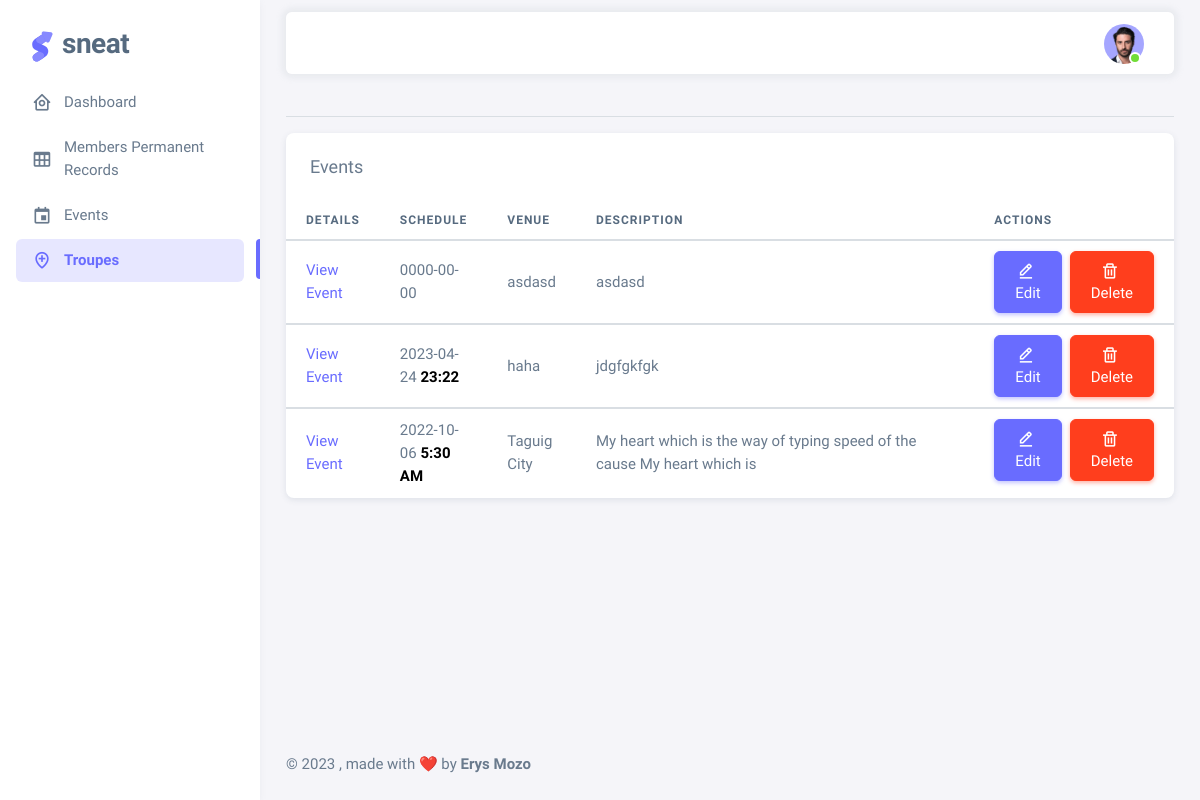
Page /pages/view-troupe-event.php (signed in) on the earlier database version.
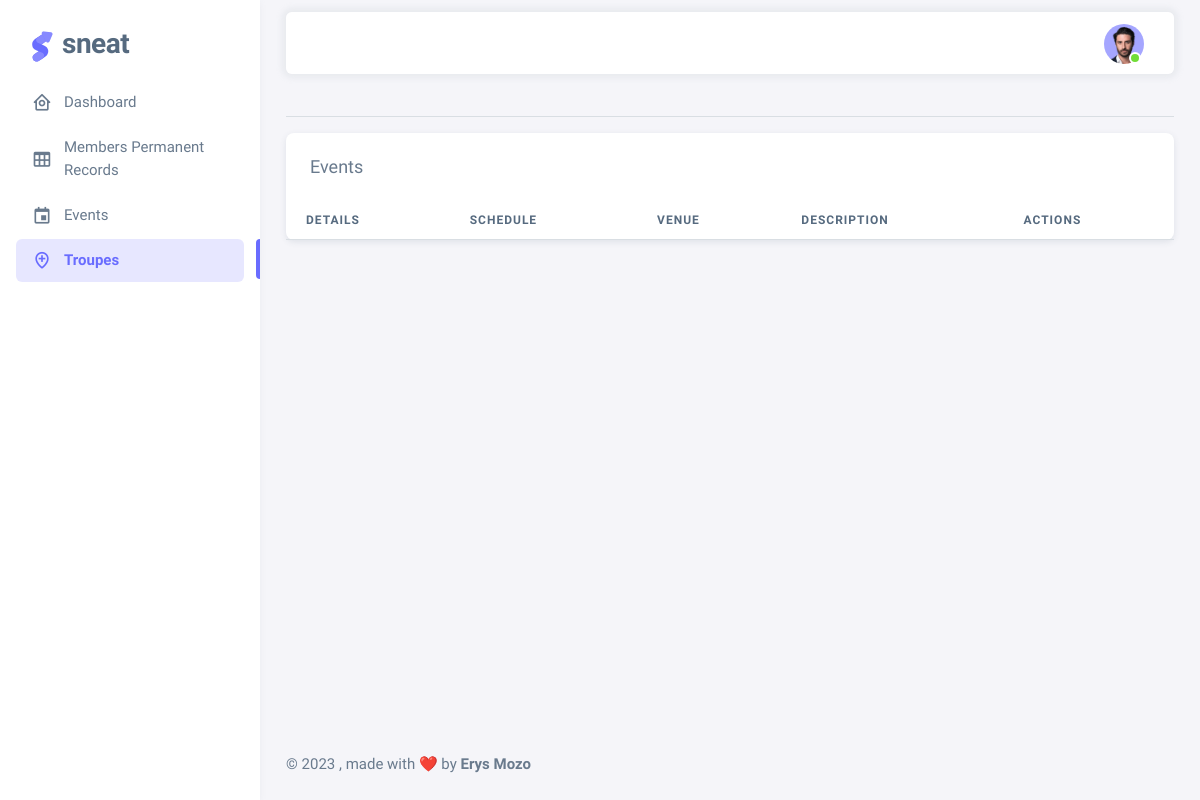
Same page on the later database version.
### tables this page shows
CREATE TABLE `events` (
  `id` int(11) NOT NULL,
  `troup_id` int(11) NOT NULL,
  `event` varchar(255) NOT NULL,
  `event_title` varchar(255) DEFAULT NULL,
  `description` varchar(80) DEFAULT NULL,
  `time` varchar(255) NOT NULL,
  `schedule` date DEFAULT NULL,
  `banner_img` varchar(255) DEFAULT NULL,
  `troupe` varchar(255) DEFAULT NULL
);

### pages/view-troupe-event.php (the view, shortened to what this page needs)
<?php
 require "../includes/view/header.php";
?>
    <div class="layout-wrapper layout-content-navbar">
      <div class="layout-container">
        <aside id="layout-menu" class="layout-menu menu-vertical menu bg-menu-theme">
            <div class="app-brand demo">
            <a href="dashboard.php" class="app-brand-link">
                <span class="app-brand-logo demo">
                </span>
                <span class="app-brand-text demo menu-text fw-bolder ms-2">Sneat</span>
            </a>
            </div>
            <ul class="menu-inner py-1">
            <li class="menu-item">
                <a href="dashboard.php" class="menu-link">
                <i class="menu-icon tf-icons bx bx-home-circle"></i>
                <div data-i18n="Dashboard">Dashboard</div>
                </a>
            </li>
            <li class="menu-item ">
                <a href="./members-permanent-records.php" class="menu-link">
                <i class="menu-icon tf-icons bx bx-table"></i>
                <div data-i18n="Members Permanent Records">Members Permanent Records</div>
                </a>
            </li>
            <li class="menu-item">
                <a href="./events.php" class="menu-link">
                <i class="menu-icon tf-icons bx bx-calendar-event"></i>
                <div data-i18n="Events">Events</div>
                </a>
            </li>
            <li class="menu-item active">
                <a href="./troupes.php" class="menu-link">
                <i class="menu-icon tf-icons bx bx-location-plus"></i>
                <div data-i18n="Troupes">Troupes</div>
                </a>
            </li>
            </ul>
        </aside>
        <div class="layout-page">
          <?php require "../includes/view/navbar.php"; ?>
          <div class="content-wrapper">
            <div class="container-xxl flex-grow-1 container-p-y">
              <hr/>
              <div class="card">
              <h5 class="card-header">Events</h5>
                <div class="table-responsive">
                  <table class="table table-hover">
                    <thead>
                    <tr>
                        <th>Details</th>
                        <th>Schedule</th>
                        <th>Venue</th>
                        <th>Description</th>
                        <th>Actions</th>
                      </tr>
                    </thead>
                    <?php
                      require "../includes/model/connection.php";
                      $sql = "SELECT * FROM events where troup_id= '$id' order by id desc";
                      $result = $con->query($sql);
                    ?>
                    <?php while($row = $result->fetch_assoc()) { ?>
                    <tbody class="table-border-bottom-0">
                      <tr>
                      <td><a href="./view-event.php?id=<?= $row["id"]; ?>">View Event</td>
                        <td><?php echo $row["schedule"]; ?>  <span style="color: black; font-weight: bold;"><?php echo $row["time"]; ?> <span></td>
                        <td>
                            <?php echo $row["event"]; ?>
                        </td>
                        <td style="width: 500px; margin: 0 auto;">
                            <?php echo $row["description"]; ?>
                        </td>
                        <td class="d-flex align-items-center gap-2">
                          <form action="update-event.php" method="post">
                            <button class="btn btn-primary" type="submit"  name="submit"><i class="bx bx-edit-alt me-1"></i> Edit</button>
                          </form>
                          <form method="post" action="<?php echo $_SERVER['PHP_SELF']; ?>" >
                            <button type="button" class="btn btn-danger" data-bs-toggle="modal" data-bs-target="#exampleModal" data-id="<?php echo $row["id"]; ?>" onclick="confirmDelete(this);" ><i class="bx bx-trash me-1" ></i> Delete</butto>
                          </form>
                        </td>
                      </tr>
                    </tbody>
                    <?php } ?>
                  </table>
                </div>
            </div>
          </div>
<?php include "../includes/view/footer.php" ?>

Differences in the rows shown:
removed events: schedule "0000-00-00", event "asdasd", description "asdasd"
removed events: schedule "2023-04-24", time "23:22", event "haha", description "jdgfgkfgk"
no longer on this page (row edited): events: schedule "2022-10-06", time "5:30 AM", event "Taguig City", description "My heart which is the way of typing speed of the cause My heart which is"
